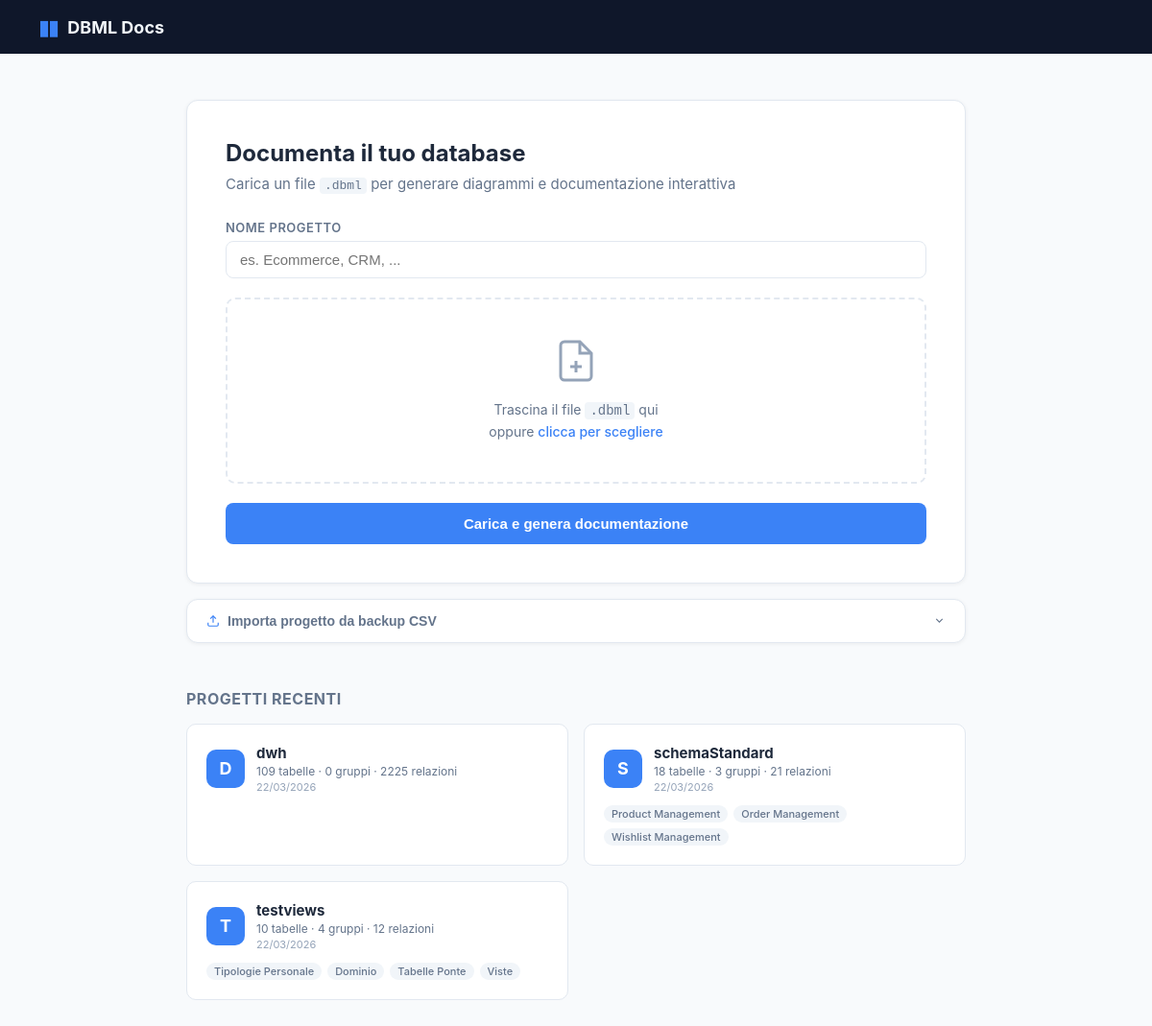
The page / on the database its author committed.
### models.py (models this page shows)
class Project(Base):
    __tablename__ = "projects"
    id:              Mapped[str]            = mapped_column(String(16), primary_key=True)
    name:            Mapped[str]            = mapped_column(String(255), nullable=False)
    tables_data:     Mapped[str]            = mapped_column(Text, default="{}")
    groups_data:     Mapped[str]            = mapped_column(Text, default="{}")
    refs_data:       Mapped[str]            = mapped_column(Text, default="[]")
    ungrouped_data:  Mapped[str]            = mapped_column(Text, default="[]")
    saved_positions:  Mapped[str]           = mapped_column(Text, default="{}")
    notes_data:       Mapped[str]           = mapped_column(Text, default="[]")   # post-it notes
    markdown_notes:   Mapped[Optional[str]] = mapped_column(Text, default="")
    column_notes_data: Mapped[str]          = mapped_column(Text, default="{}")   # "table::col" → note
    enums_data:        Mapped[str]          = mapped_column(Text, default="[]")   # enum definitions from DBML
    views_data:        Mapped[str]          = mapped_column(Text, default="[]")   # saved join views
    doc_notes_data:    Mapped[str]          = mapped_column(Text, default="[]")   # multi-note docs
    table_notes_data:  Mapped[str]          = mapped_column(Text, default="{}")   # tname → table note override
    created_at:      Mapped[Optional[datetime]] = mapped_column(
        DateTime, server_default=func.now()
    )

### main.py (the view)
@app.get("/", response_class=HTMLResponse)
async def index(request: Request, db: Session = Depends(get_db)):
    projects = [_to_dict_minimal(p) for p in db.query(Project).order_by(Project.name).all()]
    return templates.TemplateResponse("index.html", {
        "request": request, "projects": projects,
    })

### templates/index.html (shortened to what this page needs)
<!DOCTYPE html>
<html lang="it">
<head>
  <link rel="stylesheet" href="/static/css/base.css" />
  <link rel="stylesheet" href="/static/css/index.css" />
</head>
<body class="index-page">
  <div class="index-header">
    <div class="logo">
      <span class="logo-icon">&#9646;&#9646;</span>
      <span class="logo-text">DBML Docs</span>
    </div>
  </div>
  <div class="index-body">
    <div class="upload-card">
      <h1>Documenta il tuo database</h1>
      <p class="subtitle">Carica un file <code>.dbml</code> per generare diagrammi e documentazione interattiva</p>
      <form action="/upload" method="post" enctype="multipart/form-data" id="uploadForm">
        <div class="form-group">
          <label for="name">Nome progetto</label>
          <input type="text" id="name" name="name" placeholder="es. Ecommerce, CRM, ..." required />
        </div>
        <div class="drop-zone" id="dropZone">
          <div class="drop-zone-inner">
            <svg width="48" height="48" viewBox="0 0 24 24" fill="none" stroke="currentColor" stroke-width="1.5">
              <path d="M14 2H6a2 2 0 0 0-2 2v16a2 2 0 0 0 2 2h12a2 2 0 0 0 2-2V8z"/>
              <polyline points="14 2 14 8 20 8"/>
              <line x1="12" y1="18" x2="12" y2="12"/>
              <line x1="9" y1="15" x2="15" y2="15"/>
            </svg>
            <p id="dropText">Trascina il file <code>.dbml</code> qui<br/>oppure <span class="link-text">clicca per scegliere</span></p>
          </div>
        </div>
        <button type="submit" class="btn btn-primary btn-block" id="submitBtn">Carica e genera documentazione</button>
      </form>
    </div>
    <div class="import-card" id="importCard">
      <button class="import-toggle" onclick="toggleImport()" id="importToggle">
        <svg width="14" height="14" viewBox="0 0 24 24" fill="none" stroke="currentColor" stroke-width="2"><path d="M21 15v4a2 2 0 0 1-2 2H5a2 2 0 0 1-2-2v-4"/><polyline points="17 8 12 3 7 8"/><line x1="12" y1="3" x2="12" y2="15"/></svg>
        Importa progetto da backup CSV
        <svg class="import-chev" width="13" height="13" viewBox="0 0 24 24" fill="none" stroke="currentColor" stroke-width="2"><polyline points="6 9 12 15 18 9"/></svg>
      </button>
    </div>
    {% if projects %}
    <div class="projects-section">
      <h2>Progetti recenti</h2>
      <div class="projects-grid">
        {% for p in projects %}
        <a href="/project/{{ p.id }}" class="project-card">
          <div class="project-card-header">
            <div class="project-icon">{{ p.name[0] | upper }}</div>
            <div class="project-meta">
              <div class="project-name">{{ p.name }}</div>
              <div class="project-stats">
                {{ p.tables | length }} tabelle &middot;
                {{ p.groups | length }} gruppi &middot;
                {{ p.refs | length }} relazioni
              </div>
              {% if p.created_at %}<div class="project-date">{{ p.created_at }}</div>{% endif %}
            </div>
          </div>
          <div class="project-groups">
            {% for g in p.groups %}
            <span class="group-tag">{{ g }}</span>
            {% endfor %}
          </div>
        </a>
        {% endfor %}
      </div>
    </div>
    {% endif %}
  </div>
</body>
</html>

### static/css/base.css (style rules this page uses)
*, *::before, *::after { box-sizing: border-box; margin: 0; padding: 0; }
:root { --sidebar-w: 272px; --sidebar-bg: #0f172a; --sidebar-border: #1e293b; --sidebar-text: #94a3b8; --sidebar-text-bright: #e2e8f0; --sidebar-hover: #1e293b; --sidebar-active: #1e3a5f; --canvas-bg: #f1f5f9; --card-bg: #ffffff; --card-border: #e2e8f0; --card-shadow: 0 2px 8px rgba(0,0,0,.08); --card-shadow-active: 0 0 0 2px #3b82f6, 0 4px 16px rgba(59,130,246,.2); --accent: #3b82f6; --text: #1e293b; --text-muted: #64748b; --border: #e2e8f0; --toolbar-h: 48px; --font: -apple-system, BlinkMacSystemFont, 'Segoe UI', Roboto, sans-serif; }
body { font-family: var(--font); color: var(--text); background: #fff; }
a { text-decoration: none; color: inherit; }
code { font-family: 'SFMono-Regular', Consolas, monospace; }

### rows shown on the page
Project: name "D", name "dwh", tables|length "109", groups|length "0", refs|length "2225", created_at "22/03/2026"
Project: name "S", name "schemaStandard", tables|length "18", groups|length "3", refs|length "21", created_at "22/03/2026", groups "Product Management" "Order Management" "Wishlist Management"
Project: name "T", name "testviews", tables|length "10", groups|length "4", refs|length "12", created_at "22/03/2026", groups "Tipologie Personale" "Dominio" "Tabelle Ponte" "Viste"
